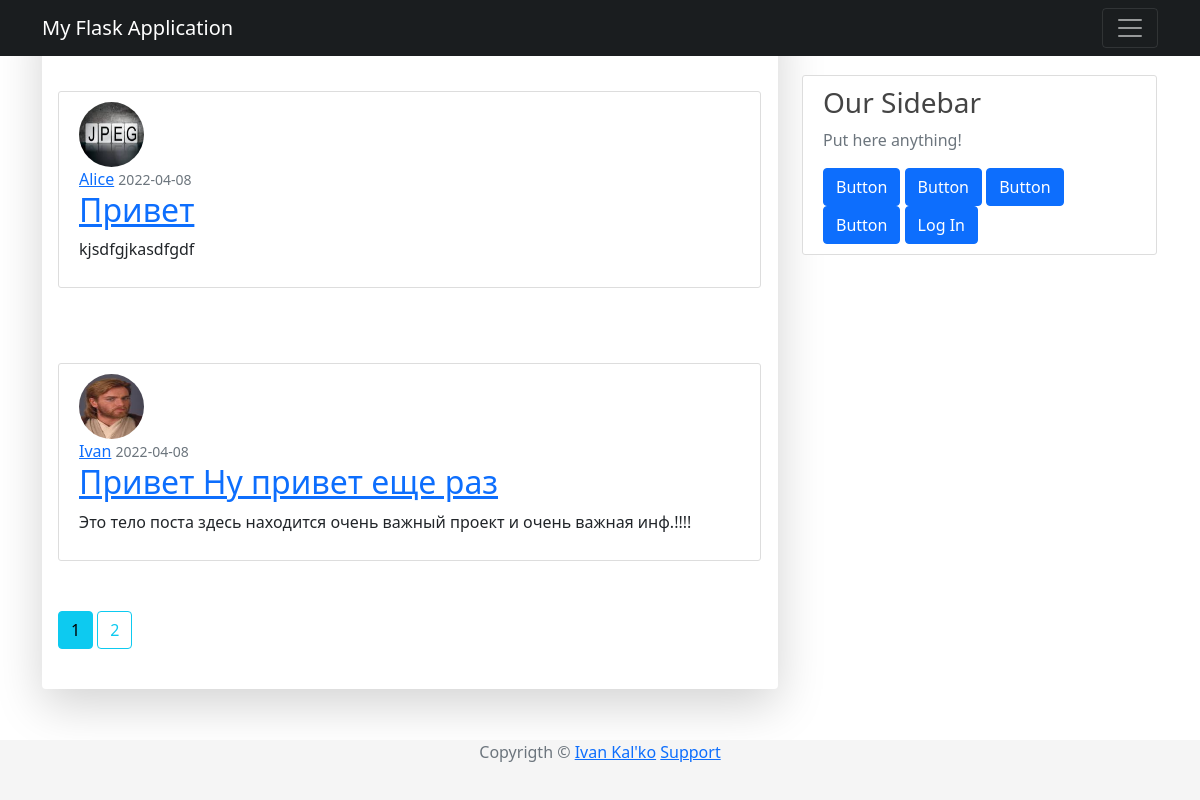
The page /home on the database its author committed.
### app/models/post.py (models this page shows, shortened)
class Post(db.Model):
    __tablename__ = "posts"
    id = db.Column(db.Integer, primary_key=True)
    title = db.Column(db.String(100), nullable=False)
    timestamp = db.Column(db.DateTime, nullable=False, default=datetime.utcnow)
    content = db.Column(db.Text, nullable=False)
    user_id = db.Column(db.Integer, db.ForeignKey("users.id"), nullable=False)

### app/models/user.py (models this page shows, shortened)
class User(UserMixin, db.Model):
    __tablename__ = "users"
    id = db.Column(db.Integer, primary_key=True)
    username = db.Column(db.String(64), unique=True, nullable=False)
    password_hash = db.Column(db.String(128), nullable=False)
    email = db.Column(db.String(120), nullable=False, unique=True)
    image_file = db.Column(db.String(20), nullable=False, default="default.png")
    join_date = db.Column(db.DateTime, nullable=False, default=datetime.utcnow)
    posts = db.relationship('Post', backref='author', lazy=True)

### app/routes/post.py (the view)
@app.route("/")
@app.route("/home")
def home_page():
    page = request.args.get("page", 1, type = int)
    posts = Post.query.order_by(Post.timestamp.desc()).paginate(page=page, per_page=2)
    return render_template("homepage.html", title="Home Page", posts=posts)

### app/templates/homepage.html
{% extends "base.html" %}
{% block content %}
  {% for post in posts.items %}
    <article class="media content-section">
      <img class="rounded-circle article-img" src="{{ url_for('static', filename='images/profiles/' + post.author.image_file) }}">
      <div class="media-body">
        <div class="article-metadata">
          <a class="mr-2" href="{{ url_for('user_public', username=post.author.username )}}">{{ post.author.username }}</a>
          <small class="text-muted">{{ post.timestamp.strftime('%Y-%m-%d') }}</small>
        </div>
        <h2>
          <a class="crticle-title" href="{{url_for('post', id=post.id )}}">{{ post.title }}</a>
        </h2>
        <p class="article-content">{{ post.content }}</p>
      </div>
    </article>
  {% endfor %}
  {% for page_num in posts.iter_pages() %}
    {% if page_num %}
        {% if posts.page == page_num %}
            <a class="btn btn-info mb-4" href="{{ url_for('home_page', page=page_num )}}">{{ page_num }}</a>
        {% else %}
          <a class="btn btn-outline-info mb-4" href="{{ url_for('home_page', page=page_num )}}">{{ page_num }}</a>
        {% endif %}
    {% else %}
        ...
    {% endif %}
  {% endfor %}
{% endblock %}

### app/static/css/base.css (style rules this page uses)
body { background: #fafafa; color: #333333; margin-top: 5rem; }
h1, h2, h3, h4, h5, h6 { color : #444444; }
.content-section { background: #ffffff; padding: 10px 20px; border: 1px solid #dddddd; border-radius: 3px; margin-right: 1px; margin-top: 75px; margin-bottom: 50px; }
.article-content { white-space: pre-line; }
.article-img { height: 65px; width: 65px; margin-right: 16px; }
html * { -webkit-font-smoothing: antialiased; -moz-osx-font-smoothing: grayscale; }
body { color: #67748e; font-weight: 400; line-height: 1.6; background-color: #fff; }
body { margin: 0; font-family: var(--bs-font-sans-serif); font-size: 1rem; line-height: 1.5; -webkit-text-size-adjust: 100%; -webkit-tap-highlight-color: rgba(0,0,0,0); }
:root { --bs-blue: #63b3ed; --bs-indigo: #596cff; --bs-purple: #6f42c1; --bs-pink: #d63384; --bs-red: #f56565; --bs-orange: #fd7e14; --bs-yellow: #fbd38d; --bs-green: #81e6d9; --bs-teal: #20c997; --bs-cyan: #0dcaf0; --bs-gray: #6c757d; --bs-gray-dark: #343a40; --bs-primary: #cb0c9f; --bs-secondary: #8392ab; --bs-success: #82d616; --bs-info: #17c1e8; --bs-warning: #f53939; --bs-danger: #ea0606; --bs-light: #e9ecef; --bs-dark: #252f40; --bs-white: #fff; --bs-font-sans-serif: Open Sans; --bs-font-monospace: SFMono-Regular,Menlo,Monaco,Consolas,"Liberation Mono","Courier New",monospace; --bs-gradient: linear-gradient(180deg,hsla(0,0%,100%,.15),hsla(0,0%,100%,0)); }

### rows shown on the page
Post: image_file (picture), author.username "Alice", timestamp "2022-04-08", title "Привет", content "kjsdfgjkasdfgdf"
Post: image_file (picture), author.username "Ivan", timestamp "2022-04-08", title "Привет Ну привет еще раз", content "Это тело поста здесь находится очень важный проект и очень важная инф.!!!!"

### other values the page prints
{{ page_num }} "1"
{{ page_num }} "2"
